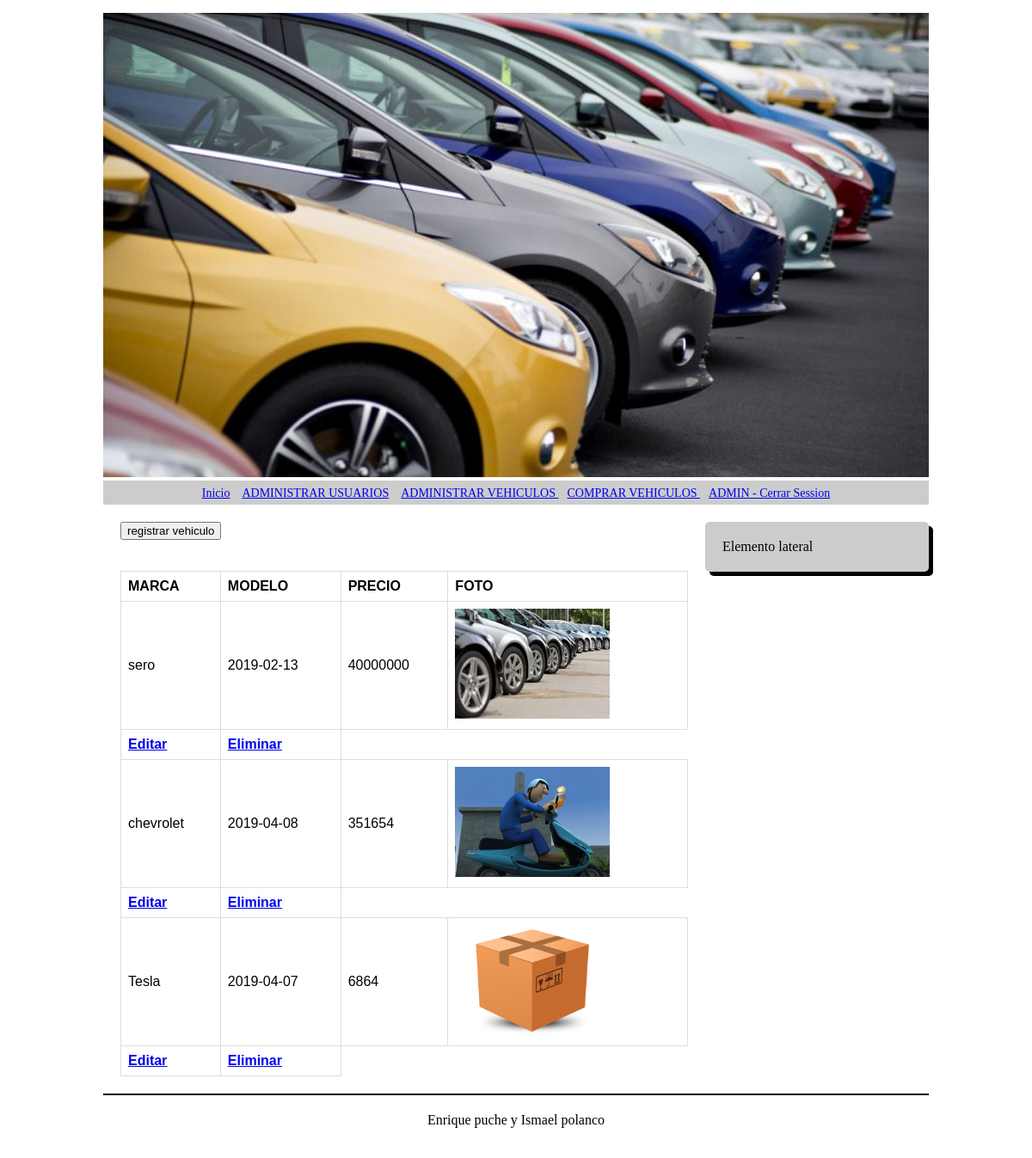
The app's page /?controlador=vehiculo&accion=index (signed in) with its own data.
### tables this page shows
CREATE TABLE `venta` (
  `id_venta` varchar(22) NOT NULL,
  `marca_vehiculo` varchar(22) NOT NULL,
  `modelo_vehiculo` date NOT NULL,
  `numero_chasis` int(22) NOT NULL,
  `precio` int(22) NOT NULL,
  `imagen_vehiculo` varchar(100) NOT NULL,
  `disponibilidad` tinyint(1) NOT NULL
);

### Controller/vehiculo_controlador.php (called while the page is built, shortened)
<?php
class vehiculo_controlador{
public function index(){
$datos = vehiculo_Model::mdlListarvehiculo();
require_once("View/vehiculo/index.php");
}
}

### Model/vehiculo_Model.php (called while the page is built, shortened)
<?php
class vehiculo_Model{
public static function mdlListarvehiculo(){
		$i  = new conexion();
		$c = $i->conectar();
		$sql = "SELECT * FROM venta";
		$s   = $c->prepare($sql);
		$s->setFetchMode(PDO::FETCH_ASSOC);
		$res = $s->execute();
		$datos = $s->fetchAll();
		return $datos;
	}
}

### View/vehiculo/index.php (the view, shortened to what this page needs)
<!DOCTYPE html>
<html>
<head>
</head>
<body>
<form action="?controlador=vehiculo&accion=frmRvehiculo" method="post">
<div class="col-lg-12">
<input type="submit" name="registrar" class="btn btn-primary" value="registrar vehiculo"></div>
</form>
<br>
<br>
<div>
<?php
echo "<table class='table table-bordered'>";
echo "<tr>";
echo "<th>MARCA  </th>";
echo "<th>MODELO</th>";
echo "<th>PRECIO</th>";
echo "<th>FOTO</th>";
echo "</tr>";
$URL = "http://".$_SERVER["HTTP_HOST"]."/ventas";
foreach ($datos as $valor) {
	$r = $URL."/Resource/img/".$valor['imagen_vehiculo'];
$i ="<img src='$r' width='180px' height='128px' >";
	echo "<tr>";
	echo "<td>".$valor['marca_vehiculo']."</td>";
	echo "<td>".$valor['modelo_vehiculo']."</td>";
	 echo "<td>".$valor['precio']."</td>";
	  echo "<td>".$i."</td>";
	echo "</tr>";
echo "<th><a href='?controlador=vehiculo&accion=frmEvehiculo&id=".$valor['id_venta']."'>Editar </a></th>";
	echo "<th><a href='?controlador=vehiculo&accion=eliminarvehiculo&id=".$valor['id_venta']."'>Eliminar </a></th>";
}
	echo "</table>";
?>
</body>
</html>

### index.php (shortened to what this page needs)
<?php
$URL = "http://".$_SERVER["HTTP_HOST"]."/ventas";
if(!isset($_GET['opc'])){
	require_once "View/plantilla.php";
}else{
	require_once "rutas.php";
}

### View/plantilla.php (shortened to what this page needs)
<!DOCTYPE html>
<html>
<head>
	<link rel="stylesheet" type="text/css"
	href="<?php echo $URL."/Resource/css/estilos.css"; ?>">
</head>
	<div id="cuerpo">
		<header id="encabezado">
			<img src="<?php echo $URL."/Resource/img/banner1.jpg";?>" width="100%">
		</header>
		<nav id="menu">
<li><a href="?controlador=inicio&accion=index">Inicio</a></li>
<?php if(isset($_SESSION["id"])){  ?>
          <?php if ($_SESSION['rol'] == 1){?>
           <li><a href="?controlador=usuario&accion=index"><span class="glyphicon glyphicon-user"></span>
            ADMINISTRAR USUARIOS</a></li>
             <li><a href="?controlador=vehiculo&accion=index"><span class="glyphicon glyphicon-user"></span>
              ADMINISTRAR VEHICULOS </a></li>
           <?php } ?>
              <li><a href="?controlador=compra&accion=frmRcompra"><span class="glyphicon glyphicon-user"></span>
                COMPRAR VEHICULOS </a></li>
              <li><a href="?controlador=usuario&accion=cerrarSession"><span class="glyphicon glyphicon-log-in"></span>
                <?php echo $_SESSION['nick'];?> - Cerrar Session</a></li>
        <?php }else{ ?>
	        <li><a href="?controlador=usuario&accion=frmIUsuario"><span class="glyphicon glyphicon-log-in"></span> Iniciar Sesión</a></li>
        <?php } ?>
		</nav>
		<section id="seccion">
			<?php  require_once "rutas.php";?>
		</section>
		<aside id="lateral">Elemento lateral</aside>
		<footer id="pie">Enrique puche y Ismael polanco</footer>
	</div>
</body>
</html>

### rutas.php (shortened to what this page needs)
<?php
function cargarContenido($contenido, $accion){
	$cnt   = new $clase();
	$cnt->{$accion}();
}
$controladores = array(
	"inicio" => array("index"),
	"usuario" => array("frmRUsuario","regUsuario","frmEUsuario","eliminarusuario","frmIUsuario","editarUsuario","verificarUsuario","cerrarSession","frmModusuario","Listarusuarios","index"),
	"vehiculo" => array("frmRvehiculo","regvehiculo","index","eliminarvehiculo","frmEvehiculo","actvehiculo") ,
	"compra" => array("frmRcompra","regcompra","validacioncompra","disponibilidad")
 );
if(isset($_GET['controlador']) && isset($_GET['accion'])){
	$controlador = $_GET['controlador'];
	$accion      = $_GET['accion'];
}else{
	$controlador = "inicio";
	$accion      = "index";
}
if(array_key_exists($controlador, $controladores)){
	if(in_array($accion, $controladores[$controlador])){
		cargarContenido( $controlador ,$accion);
	}
	else
		echo "<h1>Funcion no registrada</h1>";
}else{
		echo "<h1>Controlador no registrado</h1>";
}

### Resource/css/estilos.css (style rules this page uses)
body { text-align: center; }
#menu { background: #cccccc; padding: 5px 15px; text-align: center; }
#seccion { float: left; width:660px; margin: 20px; }
#lateral { float: left; width: 220px; margin: 20px 0px; padding: 20px; background: #cccccc; border-radius: 5px; box-shadow: black 5px 5px; }
#pie { clear: both; text-align: center; padding: 20px; border-top: 2px solid black; }
#cuerpo { width: 960px; margin: 15px auto; text-align: left; }
#menu li { display: inline; list-style: none; padding: 5px; font: 14px Verdana; }

### View/vehiculo/index.php (style rules this page uses)
table { font-family: arial, sans-serif; border-collapse: collapse; width: 100%; }
td , th { border: 1px solid #dddddd; text-align: left; padding: 8px; }
tr:nth-child(even) { ik background: color:#dddddd; }

### records on screen
venta: marca_vehiculo "sero", modelo_vehiculo "2019-02-13", precio "40000000", imagen_vehiculo (picture)
venta: marca_vehiculo "chevrolet", modelo_vehiculo "2019-04-08", precio "351654", imagen_vehiculo (picture)
venta: marca_vehiculo "Tesla", modelo_vehiculo "2019-04-07", precio "6864", imagen_vehiculo (picture)

### other values on screen
$_SESSION['nick'] "ADMIN"
